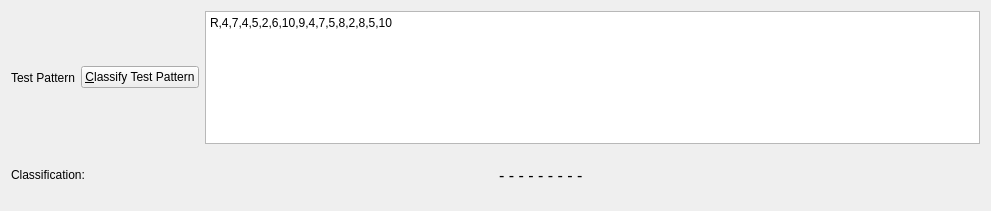
   <widget class="QWidget" name="verticalLayoutWidget_3">
    <property name="geometry">
     <rect>
      <x>450</x>
      <y>670</y>
      <width>991</width>
      <height>211</height>
     </rect>
    </property>
    <layout class="QVBoxLayout" name="verticalLayout_3">
     <item>
      <layout class="QHBoxLayout" name="horizontalLayout_3">
       <item>
        <widget class="QLabel" name="label_3">
         <property name="text">
          <string>Test Pattern</string>
         </property>
        </widget>
       </item>
       <item>
        <widget class="QPushButton" name="pushButton_Classify_Test_Pattern">
         <property name="text">
          <string>&amp;Classify Test Pattern</string>
         </property>
        </widget>
       </item>
       <item>
        <widget class="QPlainTextEdit" name="plainTextEdit_Input_Pattern">
         <property name="plainText">
          <string>R,4,7,4,5,2,6,10,9,4,7,5,8,2,8,5,10</string>
         </property>
        </widget>
       </item>
      </layout>
     </item>
     <item>
      <layout class="QHBoxLayout" name="horizontalLayout_7">
       <item>
        <widget class="QLabel" name="label_7">
         <property name="text">
          <string>Classification:</string>
         </property>
        </widget>
       </item>
       <item>
        <widget class="QLabel" name="label_Classification">
         <property name="minimumSize">
          <size>
           <width>0</width>
           <height>50</height>
          </size>
         </property>
         <property name="font">
          <font>
           <pointsize>12</pointsize>
          </font>
         </property>
         <property name="text">
          <string>- - - - - - - - - </string>
         </property>
        </widget>
       </item>
      </layout>
     </item>
    </layout>
   </widget>
